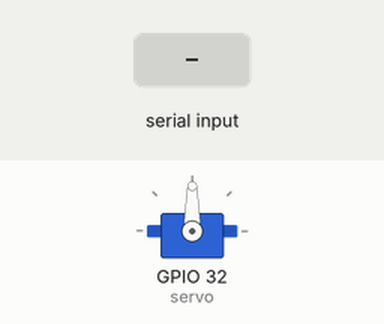
This sketch was run on a simulated ESP32. Shown: servo. Inputs (shaded band) come from the test bench. What the sketch prints to the serial monitor is not drawn.

Above: at 1.2 s.
1.3 s: "90,45\n" received over Serial
At 2.5 s:
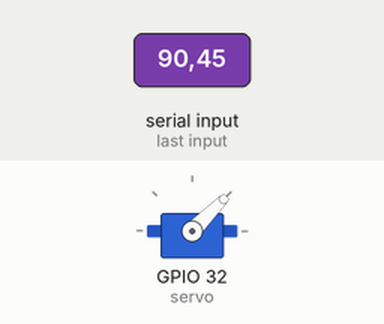
2.8 s: "30,150\n" received over Serial
At 3.6 s:
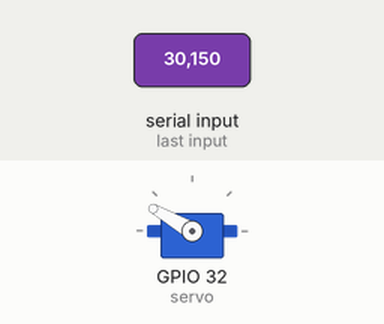
4.3 s: "5\n" received over Serial
At 4.7 s:
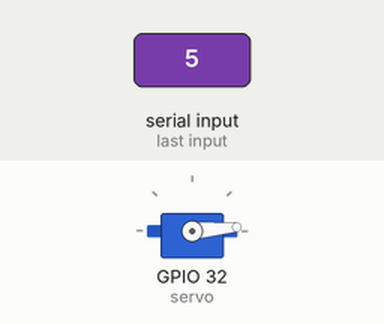
5.8 s: "200\n" received over Serial
At 7.0 s:
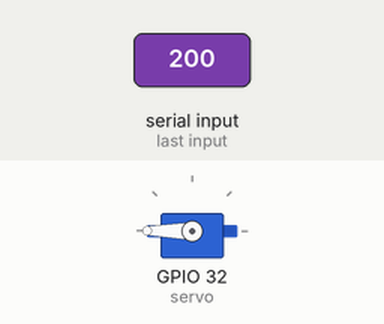
7.3 s: "90\n" received over Serial
At 8.2 s:
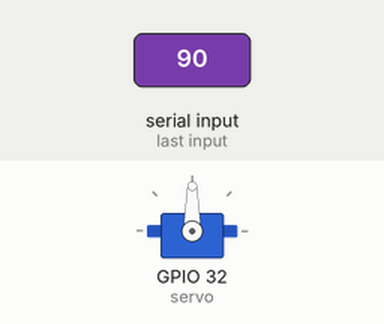
Timing chart, 0 to 9.8 s (numbered marks = the images above; inputs shaded):
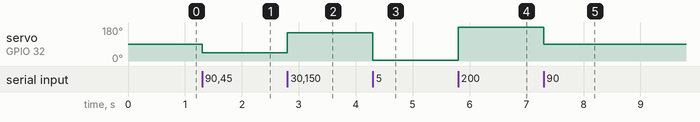

The sketch:

servo.ino
```cpp
#include <ESP32Servo.h>

Servo servo;

void setup() {
  // 初始化串口通信
  Serial.begin(115200);

  // 将舵机连接到ESP32的GPIO引脚
  servo.attach(32); // GPIO引脚
}

void loop() {
 if (Serial.available() > 0) {
    int angle = Serial.parseInt();

    // 如果 angle 不等于 0，说明成功读取到了有效的角度值
    if (angle != 0) {
      // 将角度限制在0到180度之间
      angle = constrain(angle, 0, 180);

      // 控制舵机转动到指定角度
      servo.write(angle);

      // 显示当前舵机角度
      Serial.print("舵机角度：");
      Serial.println(angle);
    }
  }
}
```

Measured:
- after the input at 1.3 s, servo on GPIO 32 (servo): 90° → 45° at once
- after the input at 2.8 s, servo on GPIO 32 (servo): 45° → 150° at once
- after the input at 4.3 s, servo on GPIO 32 (servo): 150° → 5° at once
- after the input at 5.8 s, servo on GPIO 32 (servo): 5° → 180° at once
- after the input at 7.3 s, servo on GPIO 32 (servo): 180° → 90° at once
